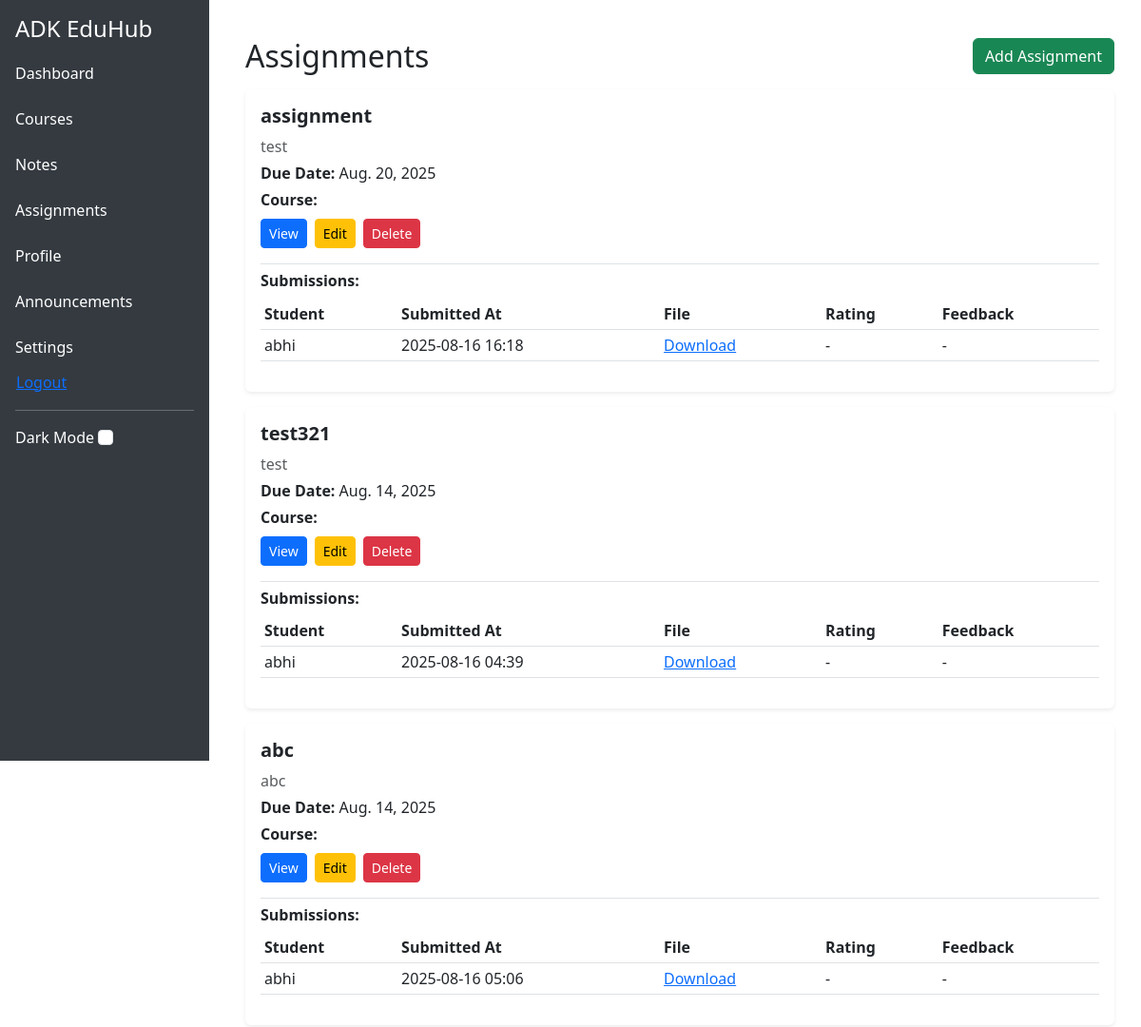
Before: /assignments/ (signed in, upper part) with the older database file.
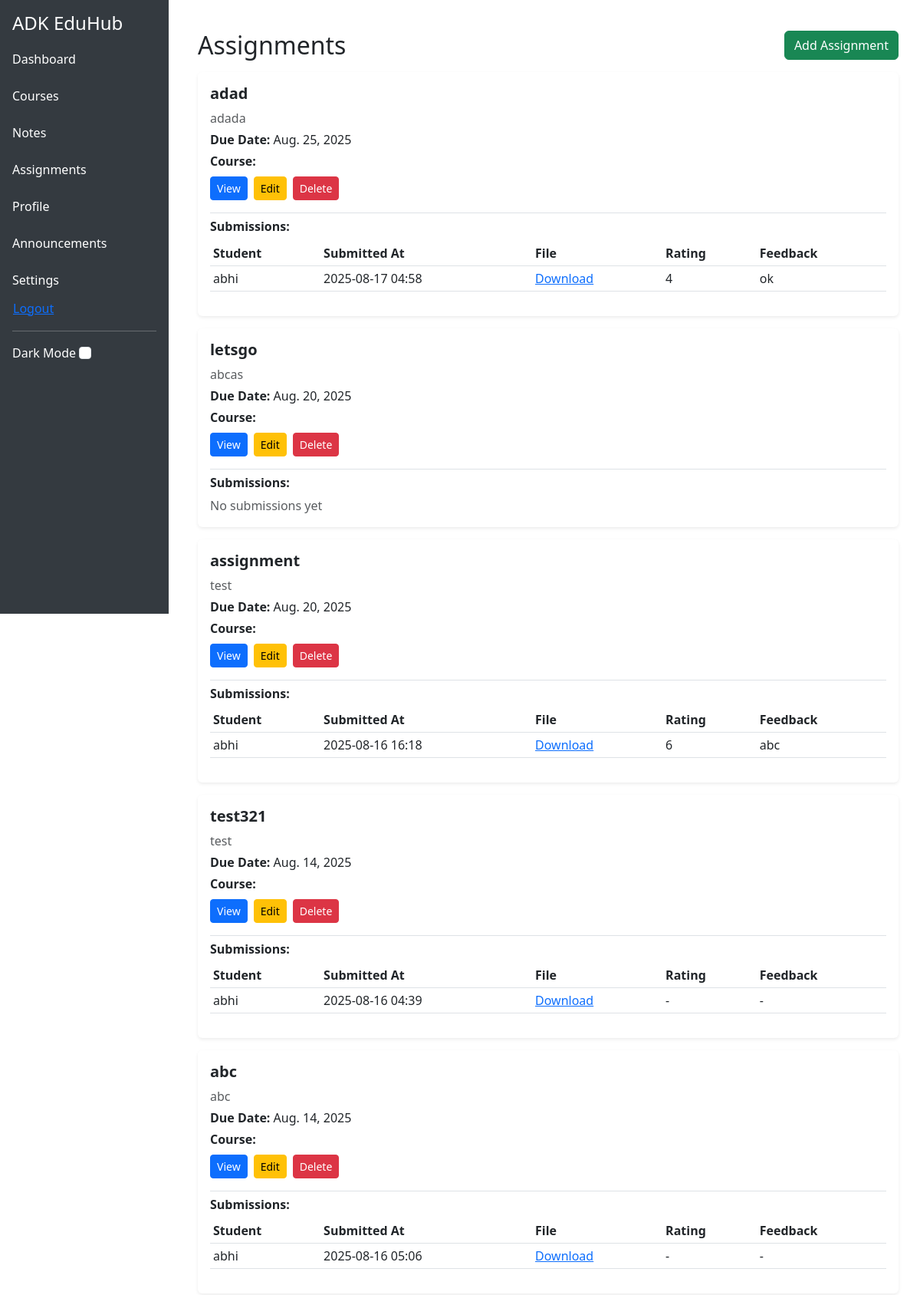
After: the same page with the newer database file.
### assignments/models.py (models this page shows, shortened)
class Assignment(models.Model):
    title = models.CharField(max_length=255)
    description = models.TextField(blank=True)
    due_date = models.DateField(default=timezone.now)
    file = models.FileField(upload_to="assignments/", blank=True, null=True)
    course = models.ForeignKey(
        Course, on_delete=models.CASCADE, related_name="assignments"
    )
    uploaded_by = models.ForeignKey(
        settings.AUTH_USER_MODEL,
        on_delete=models.CASCADE,
        related_name="uploaded_assignments",
    )
    uploaded_at = models.DateTimeField(auto_now_add=True)
    last_edited_by = models.ForeignKey(
        settings.AUTH_USER_MODEL,
        on_delete=models.SET_NULL,
        blank=True,
        null=True,
        related_name="edited_assignments",
    )
    last_edited_at = models.DateTimeField(blank=True, null=True)
    class Meta:
        ordering = ["-uploaded_at"]

class Submission(models.Model):
    assignment = models.ForeignKey(
        Assignment, on_delete=models.CASCADE, related_name="submissions"
    )
    student = models.ForeignKey(
        settings.AUTH_USER_MODEL,
        on_delete=models.CASCADE,
        related_name="submissions"
    )
    submitted_file = models.FileField(upload_to="submissions/")
    submitted_at = models.DateTimeField(auto_now_add=True)
    last_edited_at = models.DateTimeField(blank=True, null=True)
    rating = models.IntegerField(blank=True, null=True)  # e.g., 0-100 or 1-5
    feedback = models.TextField(blank=True, null=True)
    rated_by = models.ForeignKey(
        settings.AUTH_USER_MODEL,
        on_delete=models.SET_NULL,
        blank=True,
        null=True,
        related_name="graded_submissions"
    )
    class Meta:
        unique_together = ("assignment", "student")
        ordering = ["-submitted_at"]

### core/models.py (models this page shows, shortened)
class CustomUser(AbstractUser):
    ROLE_CHOICES = (
        ('admin', 'Admin'),
        ('teacher', 'Teacher'),
        ('student', 'Student'),
    )
    role = models.CharField(max_length=10, choices=ROLE_CHOICES)

### assignments/views.py (the view)
# urls.py: path("", views.AssignmentListView.as_view(), name="assignment_list"),
class AssignmentListView(ListView):
    model = Assignment
    template_name = "assignments/assignment_list.html"
    context_object_name = "assignments"
    def get_queryset(self):
        return (
            super()
            .get_queryset()
            .select_related("course")
            .prefetch_related("submissions__student")
        )
    def get_context_data(self, **kwargs):
        context = super().get_context_data(**kwargs)
        user = self.request.user
        if user.role == "student":
            for assignment in context["assignments"]:
                assignment.student_submission = assignment.submissions.filter(student=user).first()
        return context

### assignments/templates/assignments/assignment_list.html (shortened to what the changed rows need)
{% extends "core/base.html" %}
{% block content %}
<div class="container mt-4">
    <div class="d-flex justify-content-between align-items-center mb-3">
        <h2 class="mb-0">Assignments</h2>
    </div>
    {% if assignments %}
        {% for assignment in assignments %}
            <div class="card mb-3 shadow-sm border-0">
                <div class="card-body">
                    <h5 class="card-title fw-bold">{{ assignment.title }}</h5>
                    <p class="text-muted mb-1">{{ assignment.description|default:"No description provided" }}</p>
                    <p class="mb-1"><strong>Due Date:</strong> {{ assignment.due_date|date:"M. d, Y" }}</p>
                    <p class="mb-2"><strong>Course:</strong> {{ assignment.course.name }}</p>
                    <div class="d-flex flex-wrap gap-2">
                        <a href="{% url 'assignments:assignment_detail' assignment.pk %}"
                           class="btn btn-primary btn-sm">
                            View
                        </a>
                        {% if user.role == 'admin' or user.role == 'teacher' %}
                            <a href="{% url 'assignments:assignment_edit' assignment.pk %}"
                               class="btn btn-warning btn-sm">
                                Edit
                            </a>
                            <a href="{% url 'assignments:assignment_delete' assignment.pk %}"
                               class="btn btn-danger btn-sm"
                               onclick="return confirm('Are you sure you want to delete this assignment?');">
                                Delete
                            </a>
                        {% endif %}
                    </div>
                    {% if user.role == 'admin' or user.role == 'teacher' %}
                        <div class="mt-3 border-top pt-2">
                            <h6 class="fw-bold">Submissions:</h6>
                            {% if assignment.submissions.exists %}
                                <table class="table table-sm table-hover mt-2">
                                    <thead>
                                        <tr>
                                            <th>Student</th>
                                            <th>Submitted At</th>
                                            <th>File</th>
                                            <th>Rating</th>
                                            <th>Feedback</th>
                                        </tr>
                                    </thead>
                                    <tbody>
                                        {% for sub in assignment.submissions.all %}
                                        <tr>
                                            <td>{{ sub.student.get_full_name|default:sub.student.username }}</td>
                                            <td>{{ sub.submitted_at|date:"Y-m-d H:i" }}</td>
                                            <td>
                                                {% if sub.submitted_file %}
                                                    <a href="{{ sub.submitted_file.url }}" download>Download</a>
                                                {% else %}
                                                    <span class="text-muted">No file</span>
                                                {% endif %}
                                            </td>
                                            <td>{{ sub.rating|default:"-" }}</td>
                                            <td>{{ sub.feedback|default:"-" }}</td>
                                        </tr>
                                        {% endfor %}
                                    </tbody>
                                </table>
                            {% else %}
                                <span class="text-muted">No submissions yet</span>
                            {% endif %}
                        </div>
                    {% endif %}
                </div>
            </div>
        {% endfor %}
    {% else %}
        <p class="text-muted">No assignments available.</p>
    {% endif %}
</div>
{% endblock %}

Changed rows visible on the page:
added Assignment: title "adad", description "adada", due_date "Aug. 25, 2025"
added Submission: student.get_full_name "abhi", submitted_at "2025-08-17 04:58", rating "4", feedback "ok", shown under "adad"
added Assignment: title "letsgo", description "abcas", due_date "Aug. 20, 2025", shows "No submissions yet"
changed Submission: rating "-" → "6"; feedback "-" → "abc"
